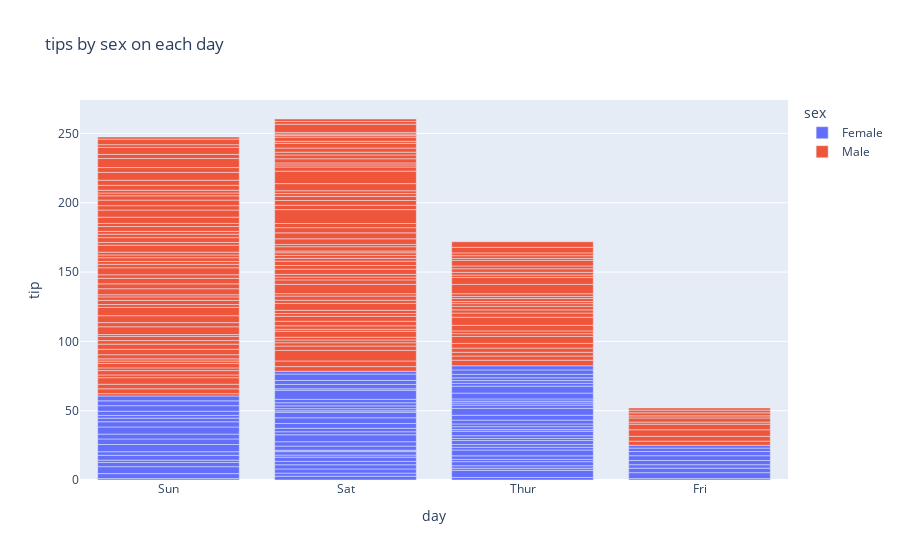

The cell this chart's notebook holds for it:
### Code cell
df_tips = px.data.tips()
px.bar(df_tips,x='day',y='tip',color = 'sex',title ='tips by sex on each day')

### Figure 1 — Plotly figure (JSON) as saved in the notebook; plotly's stock layout.template omitted (floating-point values rounded to 4 significant figures; data arrays with more than 128 entries replaced by an {"elided": "..."} marker saying what was removed)
{"data": [{"alignmentgroup": "True", "hovertemplate": "sex=Female<br>day=%{x}<br>tip=%{y}<extra></extra>", "legendgroup": "Female", "marker": {"color": "#636efa", "pattern": {"shape": ""}}, "name": "Female", "offsetgroup": "Female", "orientation": "v", "showlegend": true, "textposition": "auto", "type": "bar", "x": ["Sun", "Sun", "Sun", "Sun", "Sun", "Sun", "Sat", "Sat", "Sat", "Sat", "Sat", "Sat", "Sun", "Sun", "Sat", "Sat", "Sat", "Sat", "Sat", "Sat", "Sat", "Thur", "Thur", "Fri", "Fri", "Fri", "Fri", "Fri", "Sat", "Sat", "Sat", "Sat", "Sat", "Sun", "Sun", "Thur", "Thur", "Thur", "Thur", "Thur", "Thur", "Thur", "Thur", "Thur", "Thur", "Thur", "Thur", "Thur", "Thur", "Thur", "Thur", "Thur", "Thur", "Thur", "Thur", "Thur", "Thur", "Sun", "Sun", "Sun", "Sun", "Sun", "Sat", "Sat", "Sun", "Sun", "Sun", "Thur", "Thur", "Thur", "Thur", "Thur", "Thur", "Thur", "Sat", "Sat", "Sat", "Sat", "Sat", "Fri", "Fri", "Fri", "Fri", "Sat", "Sat", "Sat", "Thur"], "xaxis": "x", "y": [1.01, 3.61, 5, 3.02, 1.67, 3.5, 2.75, 2.23, 3, 3, 2.45, 3.07, 2.6, 5.2, 1.5, 2.47, 1, 3, 3.14, 5, 2.2, 1.83, 5.17, 1, 4.3, 3.25, 2.5, 3, 2.5, 3.48, 4.08, 4, 1, 4, 3.5, 1.5, 1.8, 2.92, 1.68, 2.52, 4.2, 2, 2, 2.83, 1.5, 2, 3.25, 1.25, 2, 2, 2.75, 3.5, 5, 2.3, 1.5, 1.36, 1.63, 5.14, 3.75, 2.61, 2, 3, 1.61, 2, 4, 3.5, 3.5, 4.19, 5, 2, 2.01, 2, 2.5, 3.23, 2.23, 2.5, 6.5, 1.1, 3.09, 3.48, 3, 2.5, 2, 2.88, 4.67, 2, 3], "yaxis": "y"}, {"alignmentgroup": "True", "hovertemplate": "sex=Male<br>day=%{x}<br>tip=%{y}<extra></extra>", "legendgroup": "Male", "marker": {"color": "#EF553B", "pattern": {"shape": ""}}, "name": "Male", "offsetgroup": "Male", "orientation": "v", "showlegend": true, "textposition": "auto", "type": "bar", "x": {"elided": "157 str values"}, "xaxis": "x", "y": {"elided": "157 float values"}, "yaxis": "y"}], "layout": {"barmode": "relative", "legend": {"title": {"text": "sex"}, "tracegroupgap": 0}, "title": {"text": "tips by sex on each day"}, "xaxis": {"anchor": "y", "domain": [0, 1], "title": {"text": "day"}}, "yaxis": {"anchor": "x", "domain": [0, 1], "title": {"text": "tip"}}}}
